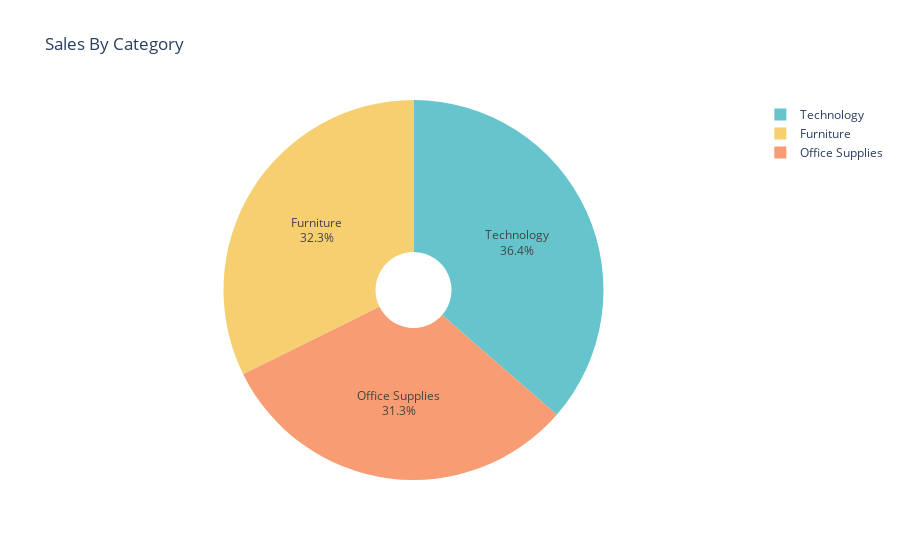

Notebook source saved alongside this figure:
### Code cell
fig=px.pie(sales_by_category,
          names='Category',
          values='Sales',
          hole=0.2,
          color_discrete_sequence=px.colors.qualitative.Pastel, 
          title='Sales By Category')
fig.update_traces(textposition='inside', textinfo='percent+label')
fig.show()

### Figure 1 — Plotly figure (JSON) as saved in the notebook; plotly's stock layout.template omitted (floating-point values rounded to 4 significant figures)
{"data": [{"domain": {"x": [0, 1], "y": [0, 1]}, "hole": 0.2, "hovertemplate": "Category=%{label}<br>Sales=%{value}<extra></extra>", "labels": ["Furniture", "Office Supplies", "Technology"], "legendgroup": "", "name": "", "showlegend": true, "textinfo": "percent+label", "textposition": "inside", "type": "pie", "values": [742000.0, 719000.0, 836200.0]}], "layout": {"autosize": true, "legend": {"tracegroupgap": 0}, "piecolorway": ["rgb(102, 197, 204)", "rgb(246, 207, 113)", "rgb(248, 156, 116)", "rgb(220, 176, 242)", "rgb(135, 197, 95)", "rgb(158, 185, 243)", "rgb(254, 136, 177)", "rgb(201, 219, 116)", "rgb(139, 224, 164)", "rgb(180, 151, 231)", "rgb(179, 179, 179)"], "title": {"text": "Sales By Category"}}}
